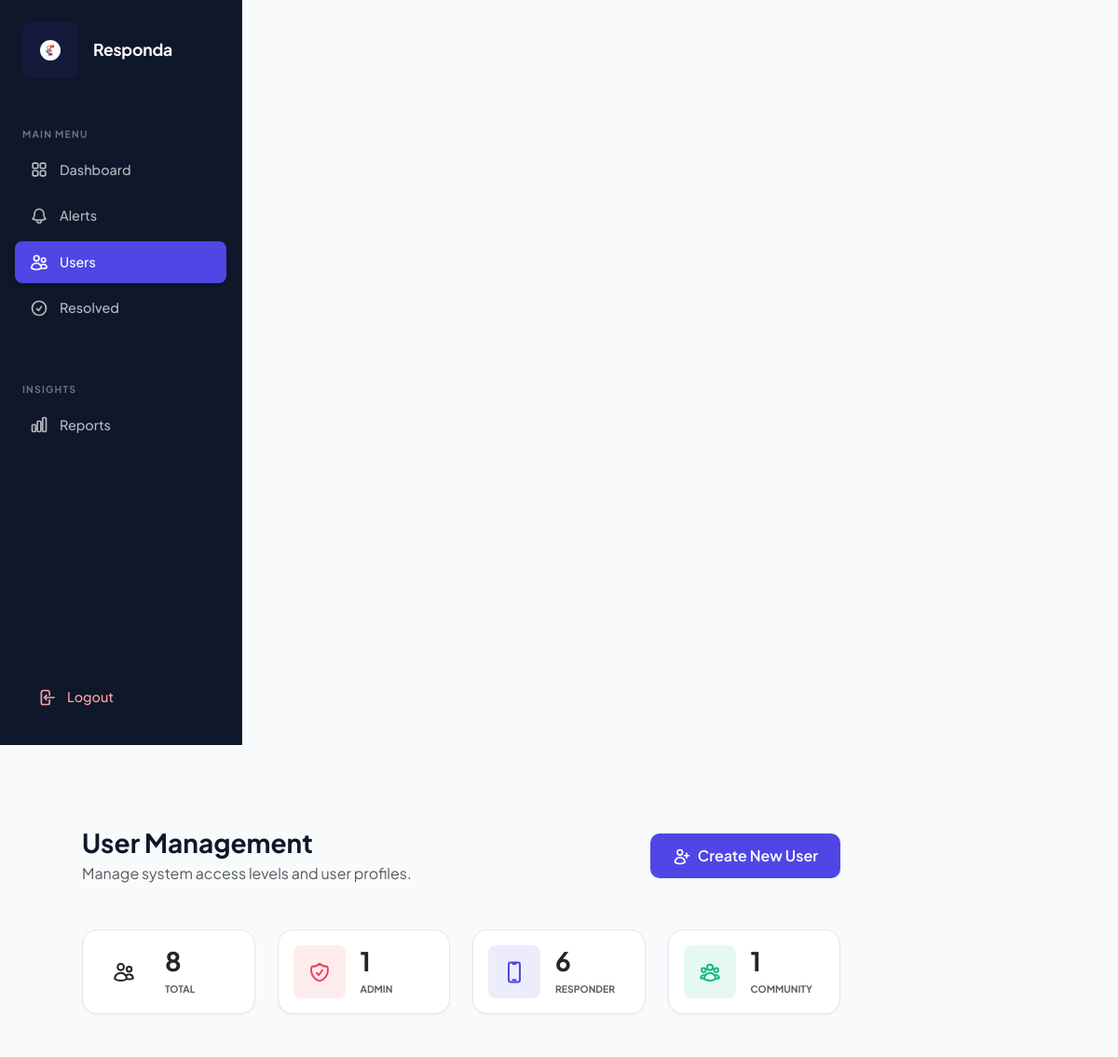
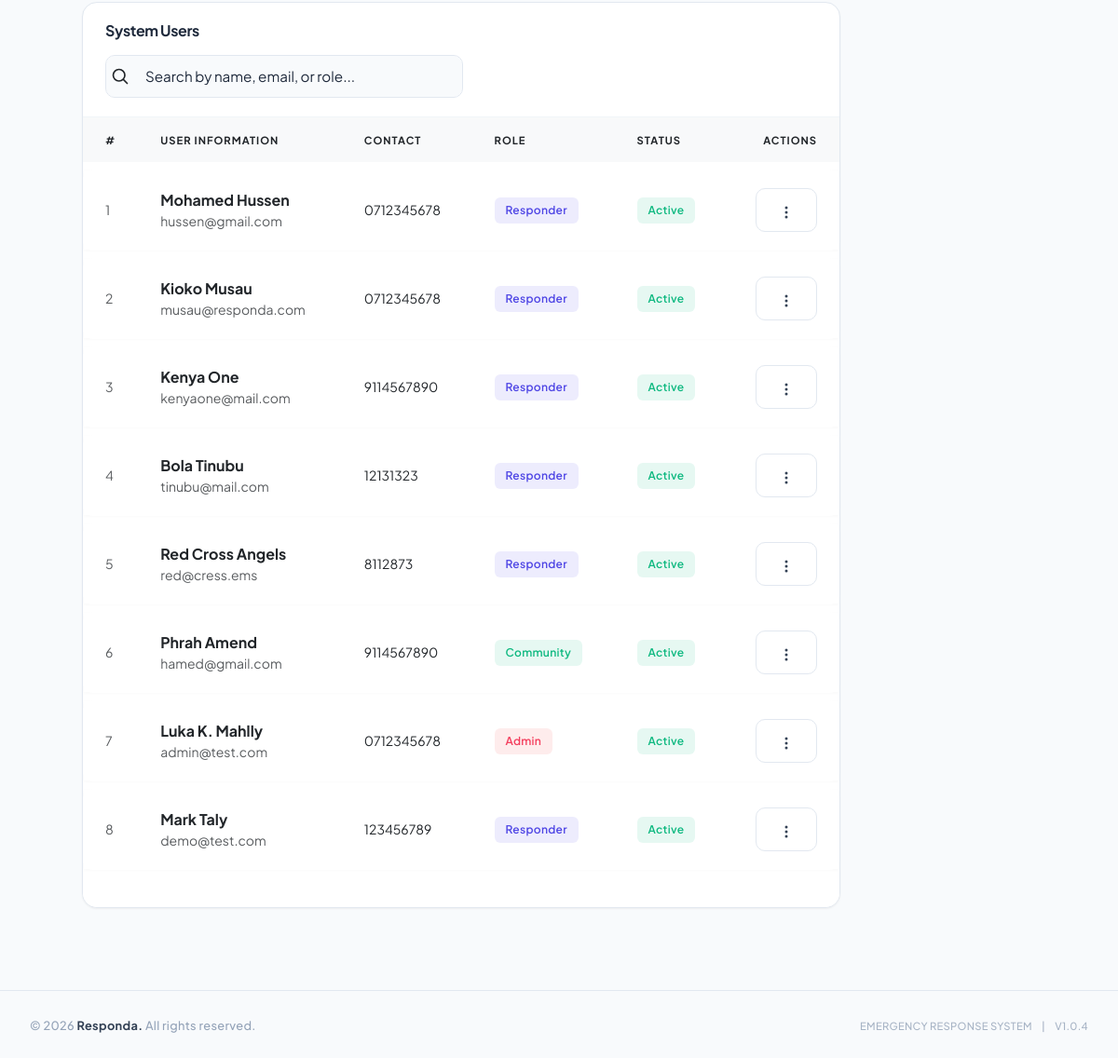
/users.php (signed in), run on the app's committed database (2 pictures, top to bottom).
### tables this page shows
CREATE TABLE `users` (
  `id` int(11) NOT NULL,
  `full_name` varchar(100) NOT NULL,
  `email` varchar(100) NOT NULL,
  `phone` varchar(20) DEFAULT NULL,
  `password` varchar(255) NOT NULL,
  `api_token` varchar(255) DEFAULT NULL,
  `role_id` int(11) NOT NULL,
  `status` enum('active','inactive') DEFAULT 'active',
  `created_at` timestamp NOT NULL DEFAULT current_timestamp()
);

CREATE TABLE `roles` (
  `id` int(11) NOT NULL,
  `name` varchar(50) NOT NULL,
  `created_at` timestamp NOT NULL DEFAULT current_timestamp()
);

### public/users.php (the view, shortened to what this page needs)
<?php
$pdo = getPDO();
$stmt = $pdo->query('
    SELECT u.id, u.full_name, u.email, u.phone, u.status, r.name AS role
    FROM users u
    LEFT JOIN roles r ON u.role_id = r.id
    ORDER BY u.created_at DESC
');
$users = $stmt->fetchAll();
include __DIR__ . '/../includes/header.php';
?>
<div class="container-fluid p-0">
    <div class="row g-0">
        <?php include __DIR__ . '/../includes/sidebar.php'; ?>
        <main class="col-lg-10 bg-light min-vh-100">
            <div class="p-4 p-lg-5">
                <div class="d-flex justify-content-between align-items-center mb-5">
                    <div>
                        <h1 class="h3 fw-bold mb-1">User Management</h1>
                        <p class="text-muted mb-0">Manage system access levels and user profiles.</p>
                    </div>
                    <button class="btn btn-primary shadow-sm px-4 py-2" data-bs-toggle="modal" data-bs-target="#createUserModal">
                        Create New User
                    </button>
                </div>
                <div class="row g-4 mb-5">
                    <?php
                    $roles_count = [
                        'Total' => ['count' => count($users), 'color' => 'indigo', 'icon' => 'M15 19.128a9.38 9.38 0 0 0 2.625.372 9.337 9.337 0 0 0 4.121-.952 4.125 4.125 0 0 0-7.533-2.493M15 19.128v-.003c0-1.113-.285-2.16-.786-3.07M15 19.128v.106A12.318 12.318 0 0 1 8.624 21c-2.331 0-4.512-.645-6.374-1.766l-.001-.109a6.375 6.375 0 0 1 11.964-3.07M12 6.375a3.375 3.375 0 1 1-6.75 0 3.375 3.375 0 0 1 6.75 0Zm8.25 2.25a2.625 2.625 0 1 1-5.25 0 2.625 2.625 0 0 1 5.25 0Z'],
                        'Admin' => ['count' => count(array_filter($users, fn($u) => $u['role'] === 'Admin')), 'color' => 'danger', 'icon' => 'M9 12.75 11.25 15 15 9.75m-3-7.036A11.959 11.959 0 0 1 3.598 6 11.99 11.99 0 0 0 3 9.749c0 5.592 3.824 10.29 9 11.623 5.176-1.333 9-6.03 9-11.622 0-1.31-.21-2.571-.598-3.751h-.152c-3.196 0-6.1-1.248-8.25-3.285Z'],
                        'Responder' => ['count' => count(array_filter($users, fn($u) => $u['role'] === 'Responder')), 'color' => 'primary', 'icon' => 'M10.5 1.5H8.25A2.25 2.25 0 0 0 6 3.75v16.5a2.25 2.25 0 0 0 2.25 2.25h7.5A2.25 2.25 0 0 0 18 20.25V3.75a2.25 2.25 0 0 0-2.25-2.25H13.5m-3 0V3h3V1.5m-3 0h3m-3 18.75h3'],
                        'Community' => ['count' => count(array_filter($users, fn($u) => $u['role'] === 'Community')), 'color' => 'success', 'icon' => 'M18 18.72a9.094 9.094 0 0 0 3.741-.479 3 3 0 0 0-4.682-2.72m.94 3.198.001.031c0 .225-.012.447-.037.666A11.944 11.944 0 0 1 12 21c-2.17 0-4.207-.576-5.963-1.584A6.062 6.062 0 0 1 6 18.719m12 0a5.971 5.971 0 0 0-.941-3.197m0 0A5.995 5.995 0 0 0 12 12.75a5.995 5.995 0 0 0-5.058 2.772m0 0a3 3 0 0 0-4.681 2.72 8.986 8.986 0 0 0 3.74.477m.94-3.197a5.971 5.971 0 0 0-.94 3.197M15 6.75a3 3 0 1 1-6 0 3 3 0 0 1 6 0Zm6 3a2.25 2.25 0 1 1-4.5 0 2.25 2.25 0 0 1 4.5 0Zm-13.5 0a2.25 2.25 0 1 1-4.5 0 2.25 2.25 0 0 1 4.5 0Z']
                    ];
                    foreach ($roles_count as $title => $data):
                    ?>
                        <div class="col-md-3">
                            <div class="card border-0 shadow-sm p-3">
                                <div class="d-flex align-items-center">
                                    <div class="bg-<?= $data['color'] ?>-subtle text-<?= $data['color'] ?> p-3 rounded-3 me-3">
                                        <svg xmlns="http://www.w3.org/2000/svg" width="24" height="24" fill="none" viewBox="0 0 24 24" stroke="currentColor" stroke-width="2">
                                            <path stroke-linecap="round" stroke-linejoin="round" d="<?= $data['icon'] ?>" />
                                        </svg>
                                    </div>
                                    <div>
                                        <h3 class="fw-bold mb-0"><?= $data['count'] ?></h3>
                                        <small class="text-muted text-uppercase fw-bold" style="font-size: 0.65rem;"><?= $title ?></small>
                                    </div>
                                </div>
                            </div>
                        </div>
                    <?php endforeach; ?>
                </div>
                <div class="card border-0 shadow-sm overflow-hidden">
                    <div class="card-header bg-white py-3 border-bottom-0">
                        <div class="row align-items-center g-3">
                            <div class="col-md-8">
                                <h6 class="fw-bold mb-0">System Users</h6>
                            </div>
                            <div class="search-wrapper">
                                <input type="text" id="userSearch" class="form-control border-0" placeholder="Search by name, email, or role...">
                            </div>
                        </div>
                    </div>
                    <div class="table-responsive">
                        <table class="table table-hover align-middle mb-0" id="usersTable">
                            <thead class="bg-light">
                                <tr>
                                    <th class="ps-4" style="width: 50px;">#</th>
                                    <th>User Information</th>
                                    <th>Contact</th>
                                    <th>Role</th>
                                    <th>Status</th>
                                    <th class="text-end pe-4">Actions</th>
                                </tr>
                            </thead>
                            <tbody>
                                <?php foreach ($users as $index => $user):
                                    $roleColor = match (strtolower($user['role'])) {
                                        'admin' => 'danger',
                                        'responder' => 'primary',
                                        'community' => 'success',
                                        default => 'secondary'
                                    };
                                ?>
                                    <tr>
                                        <td class="ps-4 text-muted small"><?= $index + 1 ?></td>
                                        <td>
                                            <div class="fw-bold text-dark"><?= htmlspecialchars($user['full_name']) ?></div>
                                            <div class="text-muted small"><?= htmlspecialchars($user['email']) ?></div>
                                        </td>
                                        <td>
                                            <div class="small text-dark"><?= htmlspecialchars($user['phone'] ?: '--') ?></div>
                                        </td>
                                        <td>
                                            <span class="badge bg-<?= $roleColor ?>-subtle text-<?= $roleColor ?>">
                                                <?= htmlspecialchars($user['role']) ?>
                                            </span>
                                        </td>
                                        <td>
                                            <span class="badge bg-success-subtle text-success">
                                                Active
                                            </span>
                                        </td>
                                        <td class="text-end pe-4">
                                            <div class="dropdown">
                                                <button class="btn btn-sm btn-white border px-2 py-1" data-bs-toggle="dropdown">
                                                    <svg xmlns="http://www.w3.org/2000/svg" width="16" height="16" fill="currentColor" viewBox="0 0 16 16">
                                                        <path d="M9.5 13a1.5 1.5 0 1 1-3 0 1.5 1.5 0 0 1 3 0zm0-5a1.5 1.5 0 1 1-3 0 1.5 1.5 0 0 1 3 0zm0-5a1.5 1.5 0 1 1-3 0 1.5 1.5 0 0 1 3 0z" />
                                                    </svg>
                                                </button>
                                            </div>
                                        </td>
                                    </tr>
                                <?php endforeach; ?>
                            </tbody>
                        </table>
                    </div>
                    <div class="card-footer bg-white border-top-0 py-3">
                    </div>
                </div>
            </div>
        </main>
    </div>
</div>
<?php include __DIR__ . '/../includes/footer.php'; ?>

### data on the page
users: full_name "Mohamed Hussen", email "hussen@gmail.com", phone "0712345678", role.name "Responder"
users: full_name "Kioko Musau", email "musau@responda.com", phone "0712345678", role.name "Responder"
users: full_name "Kenya One", email "kenyaone@mail.com", phone "9114567890", role.name "Responder"
users: full_name "Bola Tinubu", email "tinubu@mail.com", phone "12131323", role.name "Responder"
users: full_name "Red Cross Angels", email "red@cress.ems", phone "8112873", role.name "Responder"
users: full_name "Phrah Amend", email "hamed@gmail.com", phone "9114567890", role.name "Community"
users: full_name "Luka K. Mahlly", email "admin@test.com", phone "0712345678", role.name "Admin"
users: full_name "Mark Taly", email "demo@test.com", phone "123456789", role.name "Responder"

### other printed values
$data['count'] "8"
$title "TOTAL"
$data['count'] "1"
$title "ADMIN"
$data['count'] "6"
$title "RESPONDER"
$title "COMMUNITY"
